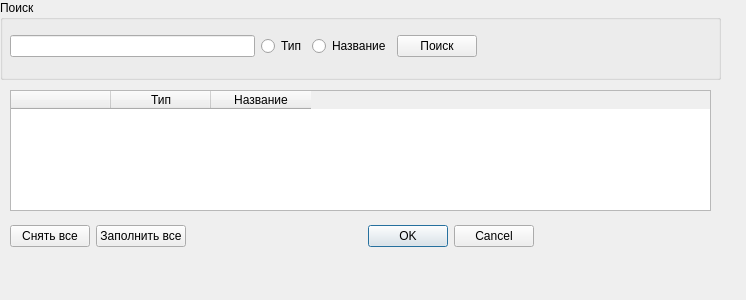
<?xml version="1.0" encoding="UTF-8"?>
<ui version="4.0">
 <class>Table</class>
 <widget class="QDialog" name="Table">
  <property name="geometry">
   <rect>
    <x>0</x>
    <y>0</y>
    <width>746</width>
    <height>300</height>
   </rect>
  </property>
  <property name="windowTitle">
   <string>Dialog</string>
  </property>
  <widget class="QGroupBox" name="groupBox">
   <property name="geometry">
    <rect>
     <x>0</x>
     <y>0</y>
     <width>721</width>
     <height>80</height>
    </rect>
   </property>
   <property name="title">
    <string>Поиск</string>
   </property>
   <widget class="QWidget" name="layoutWidget">
    <property name="geometry">
     <rect>
      <x>10</x>
      <y>30</y>
      <width>467</width>
      <height>33</height>
     </rect>
    </property>
    <layout class="QHBoxLayout" name="horizontalLayout">
     <item>
      <widget class="QLineEdit" name="lineEdit"/>
     </item>
     <item>
      <widget class="QRadioButton" name="radioButton">
       <property name="text">
        <string>Тип</string>
       </property>
      </widget>
     </item>
     <item>
      <widget class="QRadioButton" name="radioButton_2">
       <property name="text">
        <string>Название</string>
       </property>
      </widget>
     </item>
     <item>
      <widget class="QPushButton" name="pushButton">
       <property name="text">
        <string>Поиск</string>
       </property>
      </widget>
     </item>
    </layout>
   </widget>
  </widget>
  <widget class="QTableWidget" name="tableWidget">
   <property name="geometry">
    <rect>
     <x>10</x>
     <y>90</y>
     <width>701</width>
     <height>121</height>
    </rect>
   </property>
   <column>
    <property name="text">
     <string/>
    </property>
   </column>
   <column>
    <property name="text">
     <string>Тип</string>
    </property>
   </column>
   <column>
    <property name="text">
     <string>Название</string>
    </property>
   </column>
  </widget>
  <widget class="QWidget" name="layoutWidget">
   <property name="geometry">
    <rect>
     <x>10</x>
     <y>220</y>
     <width>524</width>
     <height>32</height>
    </rect>
   </property>
   <layout class="QHBoxLayout" name="horizontalLayout_2">
    <item>
     <widget class="QPushButton" name="clearCheck">
      <property name="text">
       <string>Снять все</string>
      </property>
     </widget>
    </item>
    <item>
     <widget class="QPushButton" name="allCheck">
      <property name="text">
       <string>Заполнить все</string>
      </property>
     </widget>
    </item>
    <item>
     <widget class="QDialogButtonBox" name="buttonBox">
      <property name="orientation">
       <enum>Qt::Horizontal</enum>
      </property>
      <property name="standardButtons">
       <set>QDialogButtonBox::Cancel|QDialogButtonBox::Ok</set>
      </property>
     </widget>
    </item>
   </layout>
  </widget>
 </widget>
 <resources/>
 <connections>
  <connection>
   <sender>buttonBox</sender>
   <signal>accepted()</signal>
   <receiver>Table</receiver>
   <slot>accept()</slot>
   <hints>
    <hint type="sourcelabel">
     <x>533</x>
     <y>251</y>
    </hint>
    <hint type="destinationlabel">
     <x>157</x>
     <y>274</y>
    </hint>
   </hints>
  </connection>
  <connection>
   <sender>buttonBox</sender>
   <signal>rejected()</signal>
   <receiver>Table</receiver>
   <slot>reject()</slot>
   <hints>
    <hint type="sourcelabel">
     <x>533</x>
     <y>251</y>
    </hint>
    <hint type="destinationlabel">
     <x>286</x>
     <y>274</y>
    </hint>
   </hints>
  </connection>
 </connections>
</ui>
